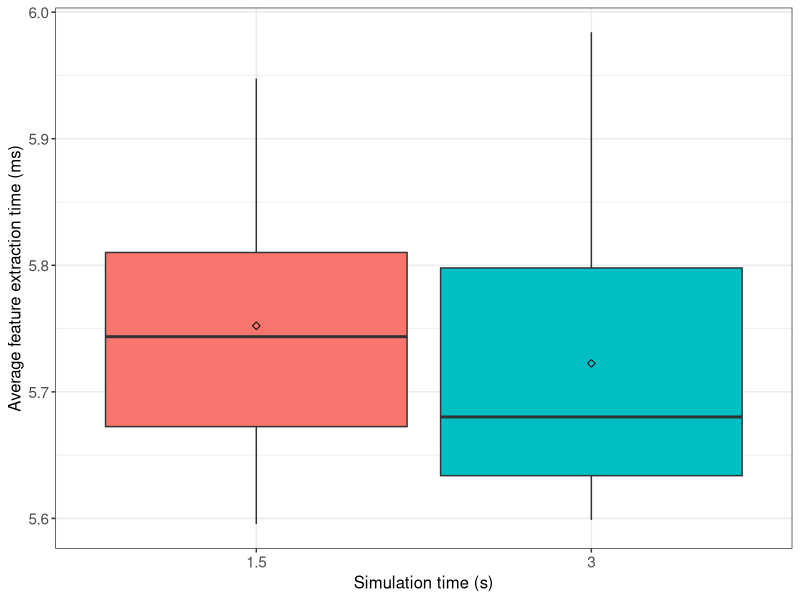
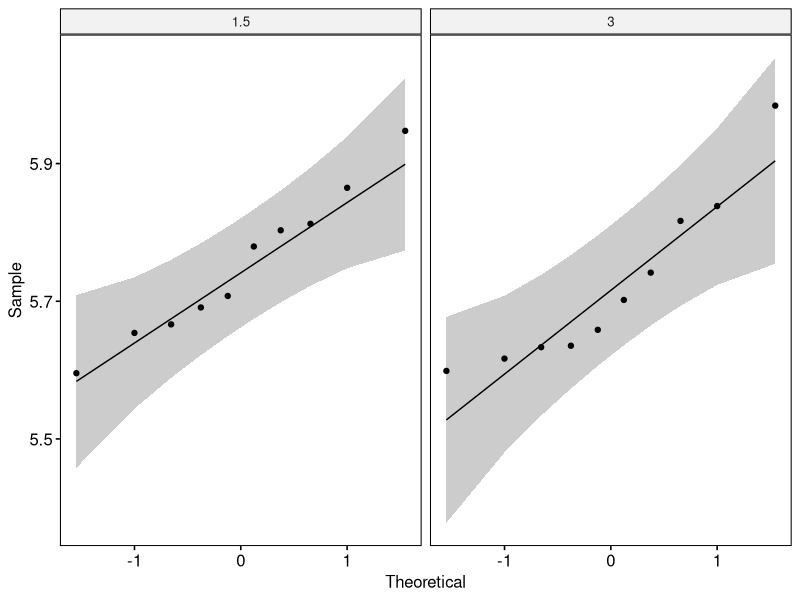

Write the R code that produced these figures, in order.
## ---- chunk 1
if (!require('tidyverse')) install.packages('tidyverse', dependencies = TRUE); library('tidyverse')
if (!require('ggpubr')) install.packages('ggpubr', dependencies = TRUE); library('ggpubr')
if (!require('rstatix')) install.packages('rstatix', dependencies = TRUE); library('rstatix')
if (!require('ggplot2')) install.packages('ggplot2', dependencies = TRUE); library('ggplot2')
## ---- chunk 2
data <- read.csv(file = '../../raw_data/test_sim_period/run_table.csv')
data <- subset(data, select = c(X__run_id, sim_period, avg_extraction_time_ms))
data$sim_period <- as.factor(data$sim_period)
data$avg_extraction_time_ms <- as.numeric(data$avg_extraction_time_ms)
## ---- chunk 3
data %>%
  group_by(sim_period) %>%
  get_summary_stats(avg_extraction_time_ms, type = "mean_sd")
## ---- chunk 4
ggplot(data, aes(x = sim_period, y = avg_extraction_time_ms, fill = sim_period)) +
  theme_bw() + 
  geom_boxplot(width = 0.9, outlier.size = 0.5) + 
  stat_summary(fun = mean, color = 'black', geom = 'point', shape = 5, size = 1.5) +
  labs(x = "Simulation time (s)", y = "Average feature extraction time (ms)") +
  theme(legend.position = 'none') +
  theme(
    axis.title.x = element_text(size = 12, family = 'sans'),
    axis.title.y = element_text(size = 12, family = 'sans'),
    axis.text.x = element_text(size = 11, family = 'sans'),
    axis.text.y = element_text(size = 11, family = 'sans')
  )
## ---- chunk 5
data %>% 
  group_by(sim_period) %>%
  identify_outliers(avg_extraction_time_ms)
## ---- chunk 6
ggqqplot(data, x = "avg_extraction_time_ms", facet.by = "sim_period")
## ---- chunk 7
data %>%
  group_by(sim_period) %>%
  shapiro_test(avg_extraction_time_ms)
## ---- chunk 8
data %>%
  t_test(avg_extraction_time_ms ~ sim_period) %>%
  add_significance()
